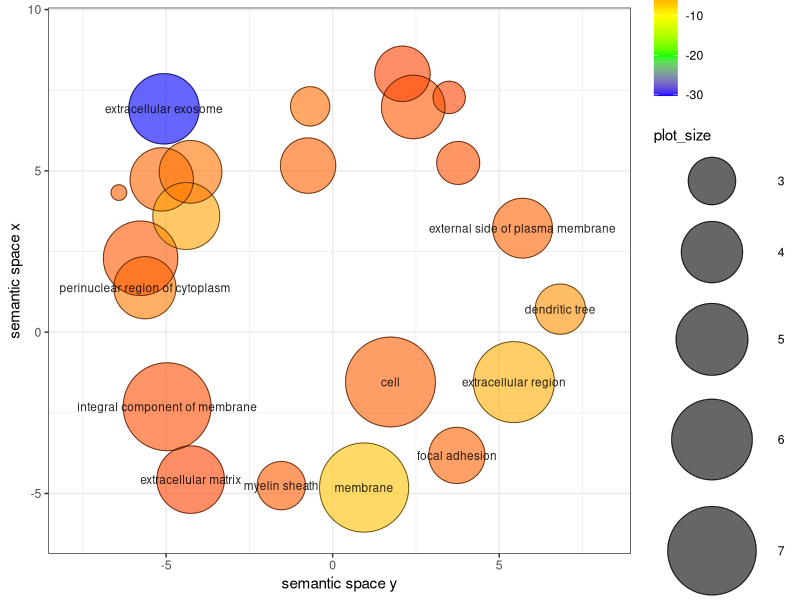

This figure's R source:


# A plotting R script produced by the REVIGO server at http://revigo.irb.hr/
# If you found REVIGO useful in your work, please cite the following reference:
# Supek F et al. "REVIGO summarizes and visualizes long lists of Gene Ontology
# terms" PLoS ONE 2011. doi:10.1371/journal.pone.0021800


# --------------------------------------------------------------------------
# If you don't have the ggplot2 package installed, uncomment the following line:
# install.packages( "ggplot2" );
library( ggplot2 );
# --------------------------------------------------------------------------
# If you don't have the scales package installed, uncomment the following line:
# install.packages( "scales" );
library( scales );


# --------------------------------------------------------------------------
# Here is your data from REVIGO. Scroll down for plot configuration options.

revigo.names <- c("term_ID","description","frequency_%","plot_X","plot_Y","plot_size","log10_p_value","uniqueness","dispensability");
revigo.data <- rbind(c("GO:0005576","extracellular region", 4.572, 5.441,-1.547, 6.031,-5.6635,0.957,0.000),
c("GO:0005623","cell",64.133, 1.736,-1.543, 7.178,-1.9202,0.984,0.000),
c("GO:0005925","focal adhesion", 0.016, 3.730,-3.819, 3.588,-2.0828,0.955,0.000),
c("GO:0016020","membrane",51.720, 0.944,-4.815, 7.085,-6.6904,0.978,0.000),
c("GO:0031012","extracellular matrix", 0.156,-4.264,-4.569, 4.564,-1.1006,0.955,0.000),
c("GO:0070062","extracellular exosome", 0.300,-5.063, 6.925, 4.848,-30.2692,0.526,0.000),
c("GO:0097447","dendritic tree", 0.006, 6.835, 0.715, 3.173,-4.1331,0.897,0.000),
c("GO:0043209","myelin sheath", 0.005,-1.541,-4.755, 3.049,-1.8298,0.931,0.016),
c("GO:0048471","perinuclear region of cytoplasm", 0.050,-5.637, 1.378, 4.067,-3.0419,0.750,0.018),
c("GO:0009897","external side of plasma membrane", 0.032, 5.702, 3.224, 3.872,-2.1245,0.894,0.020),
c("GO:0016021","integral component of membrane",35.230,-4.969,-2.310, 6.918,-1.4554,0.926,0.139),
c("GO:0002102","podosome", 0.002,-0.676, 7.001, 2.579,-2.6291,0.662,0.177),
c("GO:0000974","Prp19 complex", 0.001, 3.498, 7.278, 2.318,-1.1021,0.901,0.202),
c("GO:0005833","hemoglobin complex", 0.014,-0.738, 5.163, 3.525,-2.1500,0.714,0.230),
c("GO:0044194","cytolytic granule", 0.000,-6.418, 4.328, 2.061,-1.9912,0.689,0.242),
c("GO:0005829","cytosol", 0.807,-5.767, 2.292, 5.278,-1.6889,0.709,0.277),
c("GO:0000151","ubiquitin ligase complex", 0.066, 2.418, 6.982, 4.193,-1.7297,0.824,0.283),
c("GO:0017053","transcriptional repressor complex", 0.014, 2.095, 8.009, 3.530,-1.0642,0.894,0.283),
c("GO:0005777","peroxisome", 0.063,-5.132, 4.737, 4.170,-2.2143,0.592,0.331),
c("GO:0005789","endoplasmic reticulum membrane", 0.136,-4.395, 3.601, 4.506,-5.1343,0.466,0.352),
c("GO:0005579","membrane attack complex", 0.002, 3.769, 5.246, 2.754,-1.5219,0.847,0.362),
c("GO:0005759","mitochondrial matrix", 0.055,-4.266, 4.971, 4.114,-2.8697,0.573,0.377));

one.data <- data.frame(revigo.data);
names(one.data) <- revigo.names;
one.data <- one.data [(one.data$plot_X != "null" & one.data$plot_Y != "null"), ];
one.data$plot_X <- as.numeric( as.character(one.data$plot_X) );
one.data$plot_Y <- as.numeric( as.character(one.data$plot_Y) );
one.data$plot_size <- as.numeric( as.character(one.data$plot_size) );
one.data$log10_p_value <- as.numeric( as.character(one.data$log10_p_value) );
one.data$frequency <- as.numeric( as.character(one.data$frequency) );
one.data$uniqueness <- as.numeric( as.character(one.data$uniqueness) );
one.data$dispensability <- as.numeric( as.character(one.data$dispensability) );
#head(one.data);


# --------------------------------------------------------------------------
# Names of the axes, sizes of the numbers and letters, names of the columns,
# etc. can be changed below

p1 <- ggplot( data = one.data );
p1 <- p1 + geom_point( aes( plot_X, plot_Y, colour = log10_p_value, size = plot_size), alpha = I(0.6) ) + scale_size_area();
p1 <- p1 + scale_colour_gradientn( colours = c("blue", "green", "yellow", "red"), limits = c( min(one.data$log10_p_value), 0) );
p1 <- p1 + geom_point( aes(plot_X, plot_Y, size = plot_size), shape = 21, fill = "transparent", colour = I (alpha ("black", 0.6) )) + scale_size_area();
p1 <- p1 + scale_size( range=c(5, 30)) + theme_bw(); # + scale_fill_gradientn(colours = heat_hcl(7), limits = c(-300, 0) );
ex <- one.data [ one.data$dispensability < 0.15, ]; 
p1 <- p1 + geom_text( data = ex, aes(plot_X, plot_Y, label = description), colour = I(alpha("black", 0.85)), size = 3 );
p1 <- p1 + labs (y = "semantic space x", x = "semantic space y");
p1 <- p1 + theme(legend.key = element_blank()) ;
one.x_range = max(one.data$plot_X) - min(one.data$plot_X);
one.y_range = max(one.data$plot_Y) - min(one.data$plot_Y);
p1 <- p1 + xlim(min(one.data$plot_X)-one.x_range/10,max(one.data$plot_X)+one.x_range/10);
p1 <- p1 + ylim(min(one.data$plot_Y)-one.y_range/10,max(one.data$plot_Y)+one.y_range/10);



# --------------------------------------------------------------------------
# Output the plot to screen

p1;

# Uncomment the line below to also save the plot to a file.
# The file type depends on the extension (default=pdf).

# ggsave("C:/Users/path_to_your_file/revigo-plot.pdf");
